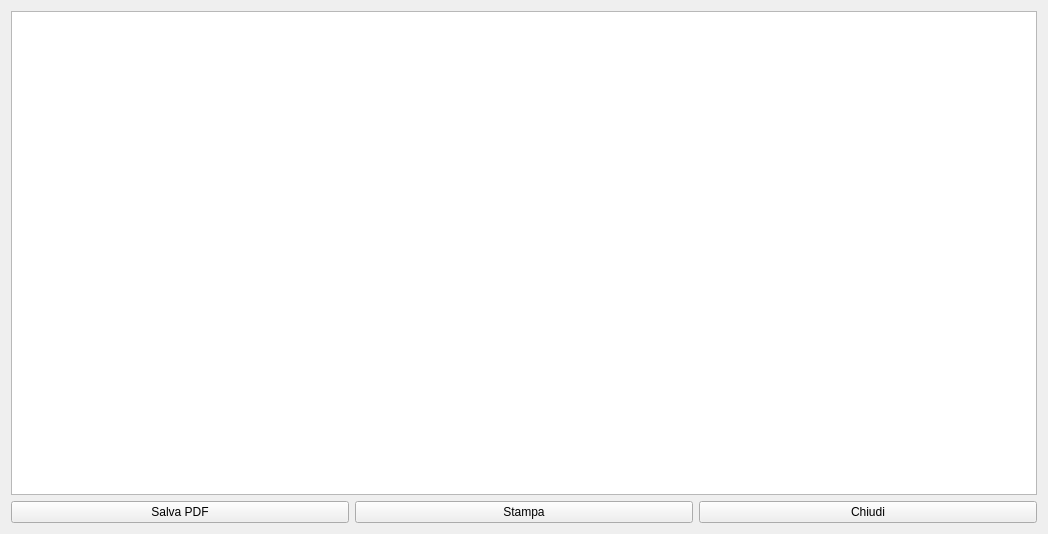
<?xml version="1.0" encoding="UTF-8"?>
<ui version="4.0">
 <class>HPDFPrint</class>
 <widget class="QWidget" name="HPDFPrint">
  <property name="windowModality">
   <enum>Qt::ApplicationModal</enum>
  </property>
  <property name="geometry">
   <rect>
    <x>0</x>
    <y>0</y>
    <width>1048</width>
    <height>534</height>
   </rect>
  </property>
  <property name="windowTitle">
   <string>Stsmpa</string>
  </property>
  <property name="windowIcon">
   <iconset resource="icons.qrc">
    <normaloff>:/Resources/print-icon.png</normaloff>:/Resources/print-icon.png</iconset>
  </property>
  <layout class="QVBoxLayout" name="verticalLayout">
   <item>
    <widget class="QTextBrowser" name="tb_Viewport"/>
   </item>
   <item>
    <layout class="QHBoxLayout" name="horizontalLayout">
     <item>
      <widget class="QPushButton" name="pbSave_pdf">
       <property name="text">
        <string>Salva PDF</string>
       </property>
      </widget>
     </item>
     <item>
      <widget class="QPushButton" name="pbPrint">
       <property name="text">
        <string>Stampa</string>
       </property>
      </widget>
     </item>
     <item>
      <widget class="QPushButton" name="pbClose">
       <property name="text">
        <string>Chiudi</string>
       </property>
      </widget>
     </item>
    </layout>
   </item>
  </layout>
 </widget>
 <resources>
  <include location="icons.qrc"/>
 </resources>
 <connections/>
</ui>
